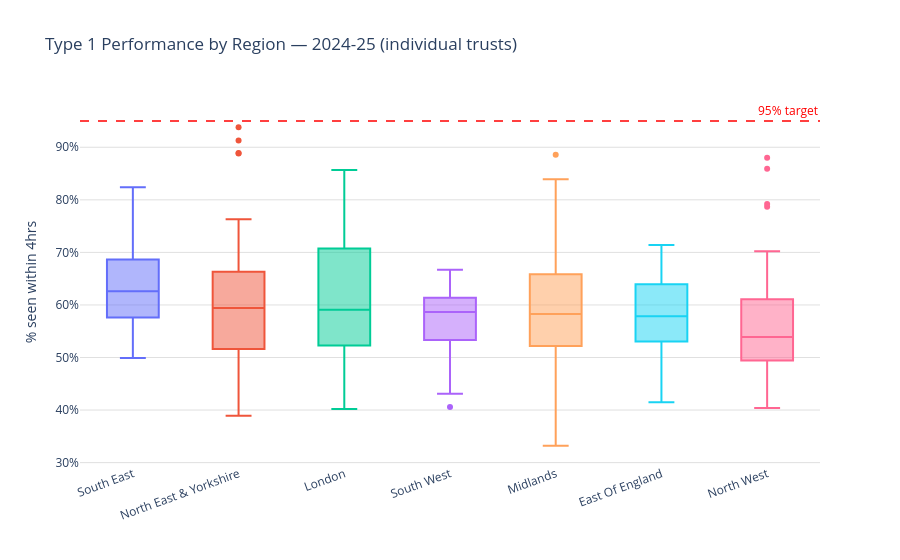

The cell this chart's notebook holds for it:
### Markdown cell above
## Chart 3 — Regional performance distribution (latest year)

Box plot showing the spread of Type 1 performance across individual trusts, grouped by NHS England region. The box shows the interquartile range, the line is the median, and dots are outliers. This is more informative than a simple regional average because it shows whether variation within regions is high or low.

### Code cell
latest_year = trust["financial_year"].max()
latest = trust[
    (trust["financial_year"] == latest_year) &
    trust["pct_4hr_type1_pct"].notna() &
    trust["region_short"].notna()
].copy()

# shorten region labels for readability
latest["region_label"] = (
    latest["region_short"]
    .str.replace("NHS England ", "", regex=False)
    .str.replace(" And ", " & ", regex=False)
)

# sort by median performance
region_order = (
    latest.groupby("region_label")["pct_4hr_type1_pct"]
    .median()
    .sort_values(ascending=False)
    .index.tolist()
)

fig = px.box(
    latest,
    x="region_label",
    y="pct_4hr_type1_pct",
    title=f"Type 1 Performance by Region — {latest_year} (individual trusts)",
    labels={"pct_4hr_type1_pct": "% seen within 4hrs", "region_label": ""},
    color="region_label",
    points="outliers",
    category_orders={"region_label": region_order},
    hover_data=["name"]
)

fig.add_hline(
    y=95, line_dash="dash", line_color="red", line_width=1.5,
    annotation_text="95% target", annotation_position="top right",
    annotation_font_color="red"
)

fig.update_layout(
    plot_bgcolor="white",
    yaxis=dict(ticksuffix="%"),
    showlegend=False
)
fig.update_xaxes(showgrid=False, tickangle=-20)
fig.update_yaxes(showgrid=True, gridcolor="#e0e0e0")

fig.write_html("../outputs/figures/plotly_03_regional_boxplot.html")
fig.show()
